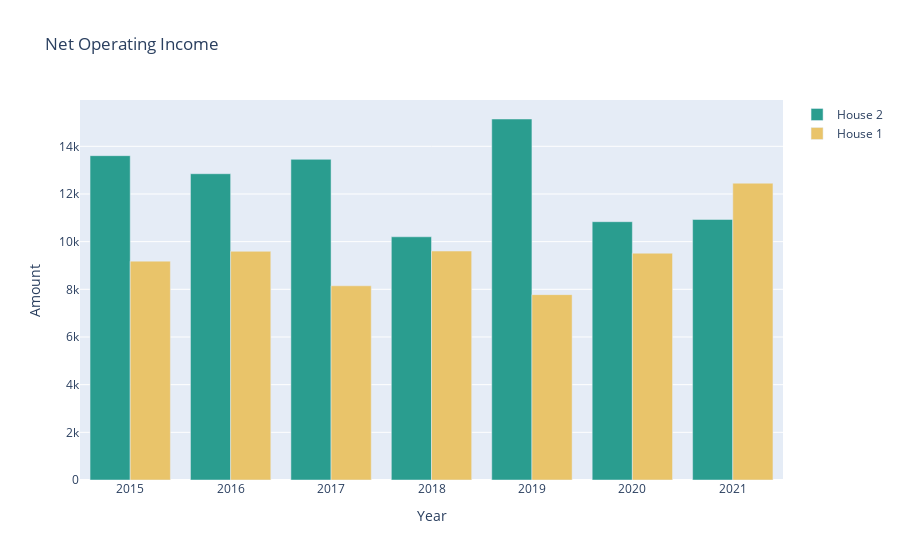

Here is the notebook cell this chart was saved with:
### Code cell
fig = make_subplots(
    rows=1, cols=1)
#Fort Pike Graph
trace1 = go.Bar(x = noi_fp["Year"], y=noi_fp["Amount_FP"], marker=dict(color="#2a9d8f", opacity=1), name="House 2")
fig.add_trace(trace1)

#Bright Leaf Graph
trace2 = go.Bar(x = noi_bl["Year"], y=noi_bl["Amount_BL"], marker=dict(color="#e9c46a", opacity=1), name="House 1")
fig.add_trace(trace2)

fig.update_xaxes(title_text="Year")
fig.update_yaxes(title_text="Amount")
fig.update_layout(title = "Net Operating Income", barmode="group")

### Figure 1 — Plotly figure (JSON) as saved in the notebook; plotly's stock layout.template omitted (floating-point values rounded to 4 significant figures)
{"data": [{"marker": {"color": "#2a9d8f", "opacity": 1}, "name": "House 2", "type": "bar", "x": [2015, 2016, 2017, 2018, 2019, 2020, 2021], "y": [13610.0, 12850.0, 13450.0, 10200.0, 15150.0, 10840.0, 10930.0]}, {"marker": {"color": "#e9c46a", "opacity": 1}, "name": "House 1", "type": "bar", "x": [2015, 2016, 2017, 2018, 2019, 2020, 2021], "y": [9182.0, 9594.0, 8148.0, 9605.0, 7777.0, 9516.0, 12453]}], "layout": {"barmode": "group", "title": {"text": "Net Operating Income"}, "xaxis": {"anchor": "y", "domain": [0, 1], "title": {"text": "Year"}}, "yaxis": {"anchor": "x", "domain": [0, 1], "title": {"text": "Amount"}}}}
